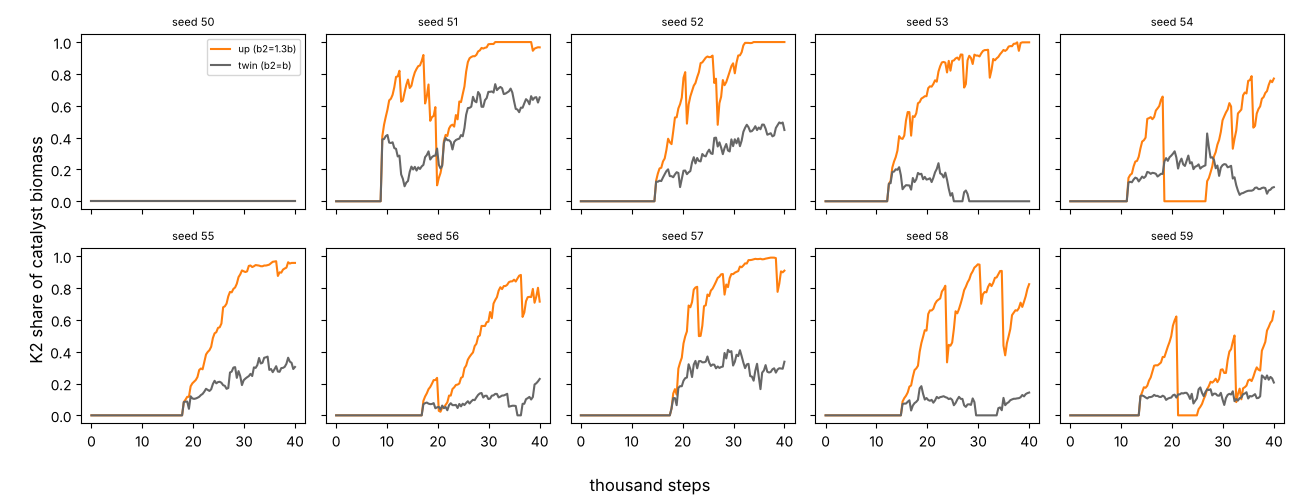

Python code for this plot:
"""K2 biomass share (sum K2 / sum (K1 + K2)) over time for up and twin arms, from labkit frames.npz (channels K1, K2).
Prints the final share per seed and arm, a sign count, and writes share.png and share.json."""
import json, glob, numpy as np
import matplotlib; matplotlib.use("Agg"); import matplotlib.pyplot as plt
seeds = sorted(int(p.split("seed")[1]) for p in glob.glob("up/seed*") if glob.glob(f"twin/seed{p.split('seed')[1]}/frames.npz") and glob.glob(p + "/frames.npz"))
out = {}
fig, ax = plt.subplots(2, 5, figsize=(13, 5), sharex=True, sharey=True)
for a, s in zip(ax.ravel(), seeds):
    out[s] = {}
    for arm, col in (("up", "tab:orange"), ("twin", "0.4")):
        R = np.load(f"{arm}/seed{s}/frames.npz")["render"].astype(float)
        k1, k2 = R[:, 0].sum((1, 2)), R[:, 1].sum((1, 2))
        sh = k2 / np.maximum(k1 + k2, 1e-9)
        out[s][arm] = {"final_share": round(float(sh[-1]), 3), "mean_last_quarter": round(float(sh[-len(sh) // 4:].mean()), 3), "final_K_total": round(float((k1 + k2)[-1]), 1)}
        a.plot(np.linspace(0, 40000, len(sh)) / 1000, sh, color=col, label=f"{arm} (b2={'1.3b' if arm == 'up' else 'b'})")
    a.set_title(f"seed {s}", fontsize=8)
ax[0, 0].legend(fontsize=7); fig.supxlabel("thousand steps"); fig.supylabel("K2 share of catalyst biomass")
fig.tight_layout(); fig.savefig("share.png", dpi=100)
hi = sum(out[s]["up"]["mean_last_quarter"] > out[s]["twin"]["mean_last_quarter"] for s in out)
json.dump(out, open("share.json", "w"), indent=1)
for s in out: print(s, out[s])
print("up > twin (mean share over the last quarter) on", hi, "of", len(out))
